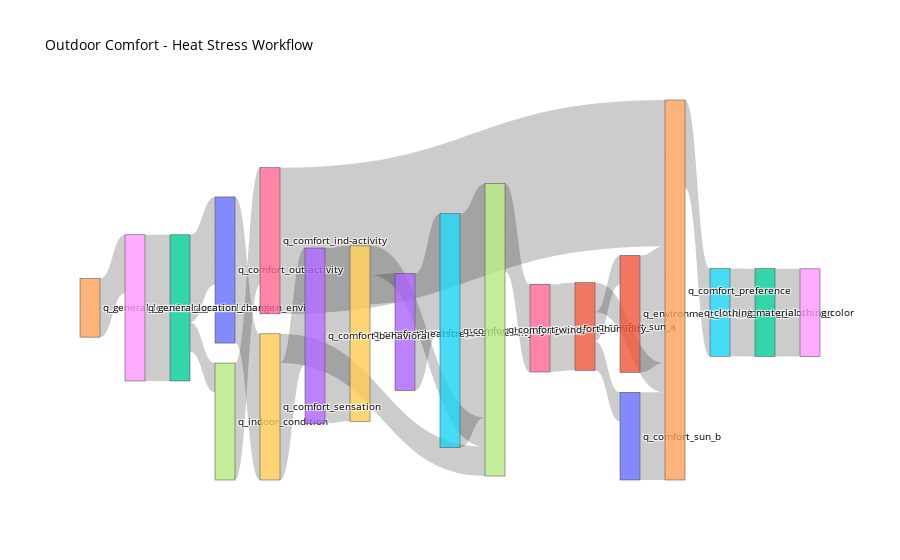

The notebook cell this image was saved under:
### Code cell
# <--- Vizualiziation of Json File --->
#Here the data will be stored based on the identifier (time) under 'data\watch_sureys' which can be later retreived again, for faster processing.
import plotly.graph_objects as go

#Manually define the filename
#output_filename = 'ws_esse_2024-02-16_0026'


# Load the saved JSON file
with open(output_filename) as f:
    data = json.load(f)

# Extracting question IDs and their next question IDs
flows = []
for question in data['survey']:
    question_id = question['question_id']
    for response in question['response_options']:
        next_question_id = response['next_question_id']
        if next_question_id:
            flows.append((question_id, next_question_id))

# Creating node and link lists for Plotly Sankey diagram
node_labels = list(set(sum(flows, ())))
node_dict = {val: idx for idx, val in enumerate(node_labels)}
link_source = [node_dict[source] for source, _ in flows]
link_target = [node_dict[target] for _, target in flows]
link_value = [1] * len(flows)

# Creating the Sankey diagram
fig = go.Figure(data=[go.Sankey(
    node=dict(
        label=node_labels
    ),
    link=dict(
        source=link_source,
        target=link_target,
        value=link_value
    )
)])

# Update layout
fig.update_layout(
    title=data['survey_name'] + " Workflow",
    font=dict(size=10, color='black'),
    plot_bgcolor='white'
)

# Show plot
fig.show()

### Figure 1 — Plotly figure (JSON) as saved in the notebook; plotly's stock layout.template omitted (floating-point values rounded to 4 significant figures)
{"data": [{"link": {"source": [4, 4, 8, 8, 8, 8, 8, 2, 2, 2, 2, 7, 7, 7, 7, 16, 16, 16, 16, 16, 0, 0, 0, 0, 0, 19, 19, 19, 19, 19, 13, 13, 13, 13, 13, 13, 9, 9, 3, 3, 3, 3, 15, 15, 15, 15, 15, 15, 15, 15, 17, 17, 17, 6, 6, 6, 1, 1, 1, 10, 10, 10, 11, 11, 11, 11, 14, 14, 14, 5, 5, 5, 12, 12, 12], "target": [8, 8, 2, 2, 2, 2, 2, 7, 0, 0, 0, 16, 16, 16, 16, 14, 14, 14, 14, 14, 19, 19, 19, 19, 19, 13, 13, 13, 13, 17, 9, 9, 9, 9, 9, 9, 3, 17, 15, 15, 15, 15, 17, 17, 17, 17, 17, 17, 17, 17, 6, 6, 6, 1, 1, 1, 10, 11, 14, 14, 14, 14, 14, 14, 14, 14, 5, 5, 5, 12, 12, 12, 18, 18, 18], "value": [1, 1, 1, 1, 1, 1, 1, 1, 1, 1, 1, 1, 1, 1, 1, 1, 1, 1, 1, 1, 1, 1, 1, 1, 1, 1, 1, 1, 1, 1, 1, 1, 1, 1, 1, 1, 1, 1, 1, 1, 1, 1, 1, 1, 1, 1, 1, 1, 1, 1, 1, 1, 1, 1, 1, 1, 1, 1, 1, 1, 1, 1, 1, 1, 1, 1, 1, 1, 1, 1, 1, 1, 1, 1, 1]}, "node": {"label": ["q_comfort_out-activity", "q_comfort_sun_a", "q_general_location_envi", "q_comfort_heatintensity", "q_general_location_area", "q_clothing_insulation", "q_comfort_humidity", "q_indoor_condition", "q_general_location_change", "q_comfort_heatstress", "q_comfort_sun_b", "q_environment_shade", "q_clothing_color", "q_comfort_behavioral", "q_comfort_preference", "q_comfort_heatsymptoms", "q_comfort_ind-activity", "q_comfort_wind", "q_clothing_material", "q_comfort_sensation"]}, "type": "sankey"}], "layout": {"font": {"color": "black", "size": 10}, "plot_bgcolor": "white", "title": {"text": "Outdoor Comfort - Heat Stress Workflow"}}}
